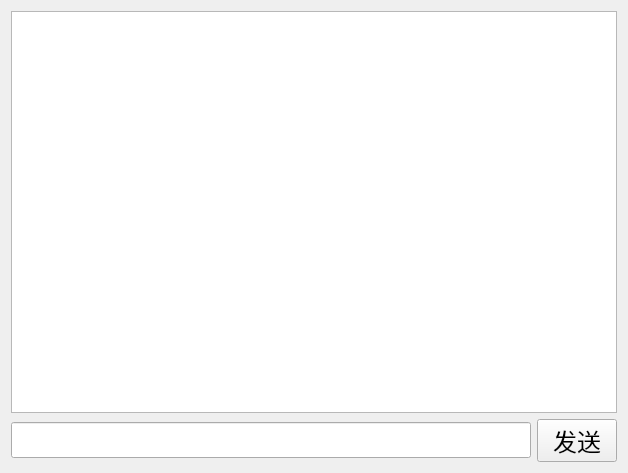
<?xml version="1.0" encoding="UTF-8"?>
<ui version="4.0">
 <class>Chat</class>
 <widget class="QWidget" name="Chat">
  <property name="geometry">
   <rect>
    <x>0</x>
    <y>0</y>
    <width>628</width>
    <height>473</height>
   </rect>
  </property>
  <property name="windowTitle">
   <string>聊天</string>
  </property>
  <layout class="QVBoxLayout" name="verticalLayout">
   <item>
    <widget class="QTextEdit" name="show_TE">
     <property name="font">
      <font>
       <family>Arial</family>
       <pointsize>18</pointsize>
      </font>
     </property>
     <property name="readOnly">
      <bool>true</bool>
     </property>
    </widget>
   </item>
   <item>
    <layout class="QHBoxLayout" name="horizontalLayout">
     <item>
      <widget class="QLineEdit" name="input_LE">
       <property name="font">
        <font>
         <family>Arial</family>
         <pointsize>18</pointsize>
        </font>
       </property>
      </widget>
     </item>
     <item>
      <widget class="QPushButton" name="send_PB">
       <property name="font">
        <font>
         <family>Arial</family>
         <pointsize>18</pointsize>
        </font>
       </property>
       <property name="text">
        <string>发送</string>
       </property>
      </widget>
     </item>
    </layout>
   </item>
  </layout>
 </widget>
 <resources/>
 <connections/>
</ui>
